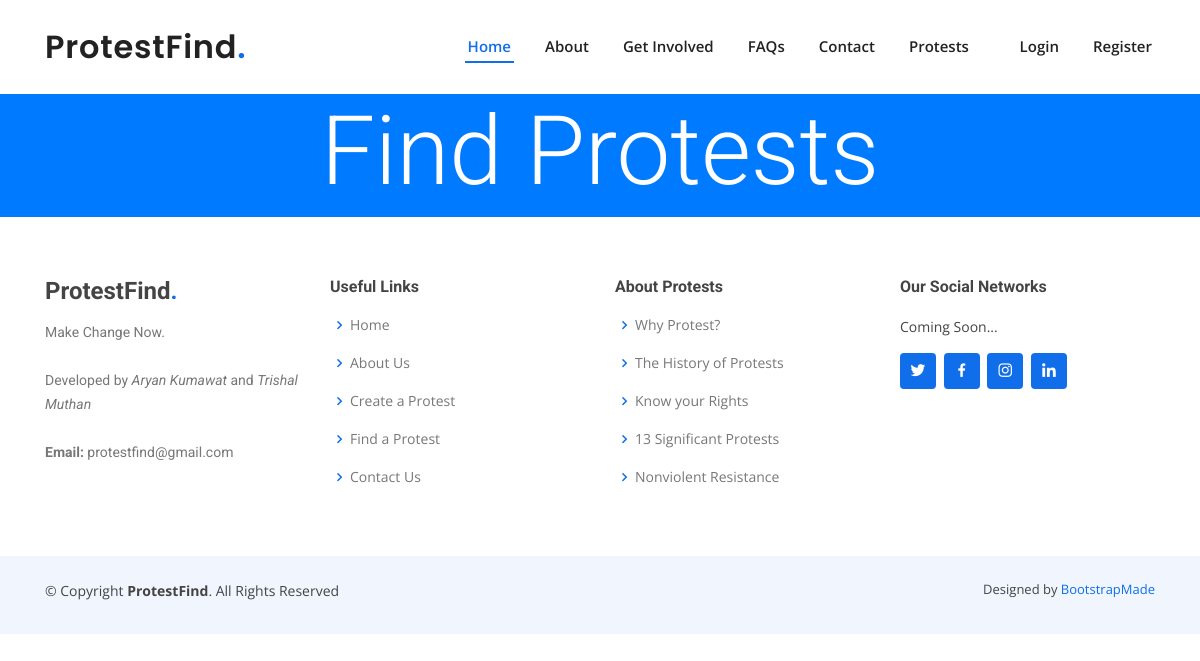
The page /protest on the database as committed earlier.
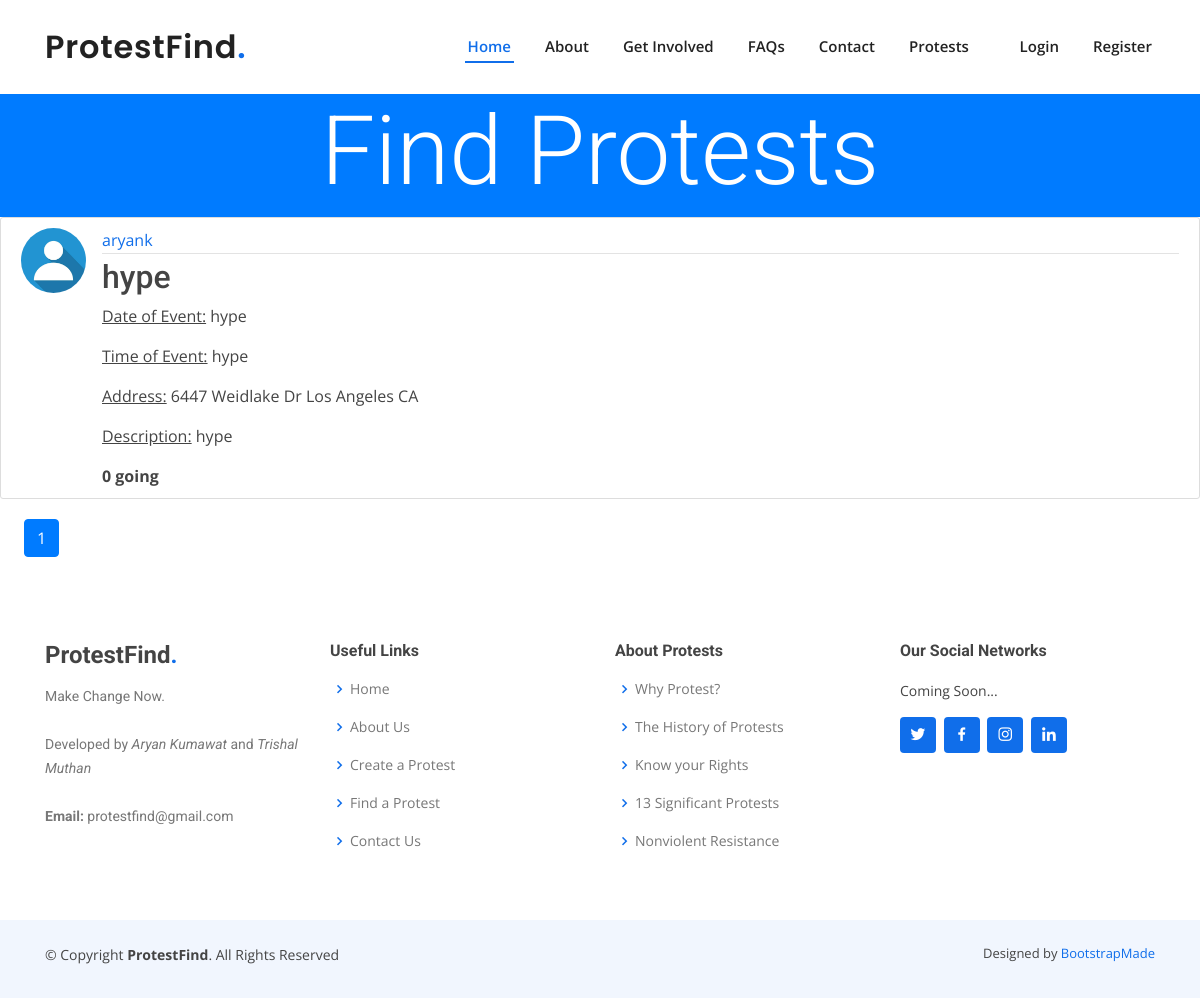
The same page on the database as committed later.
### protestfind/models.py (models this page shows, shortened)
class Post(db.Model):
    id = db.Column(db.Integer, primary_key=True)
    title = db.Column(db.String(100), nullable=False)
    date_posted = db.Column(db.DateTime, nullable=True, default=datetime.utcnow)
    street_address = db.Column(db.String, nullable=False)
    city = db.Column(db.String, nullable=False)
    state = db.Column(db.String, nullable=False)
    date = db.Column(db.String(8), nullable=False)
    time = db.Column(db.String(10), nullable=False)
    content = db.Column(db.Text, nullable=False)
    user_id = db.Column(db.Integer, db.ForeignKey('user.id'), nullable=False)
    likes = db.relationship('PostLike', backref='post', lazy='dynamic')

class User(db.Model, UserMixin):
    id = db.Column(db.Integer, primary_key=True)
    username = db.Column(db.String(20), unique=True, nullable=False)
    email = db.Column(db.String(120), unique=True, nullable=False)
    image_file = db.Column(db.String(20), nullable=False, server_default='default.jpg')
    password = db.Column(db.String(60), nullable=False)
    posts = db.relationship('Post', backref='author', lazy=True)
    liked = db.relationship(
        'PostLike',
        foreign_keys='PostLike.user_id',
        backref='user', lazy='dynamic')

### protestfind/routes.py (the view)
@app.route("/")
@app.route("/protest")
def protest():
    page = request.args.get('page', 1, type=int)
    posts = Post.query.order_by(Post.id.desc()).paginate(page=page, per_page=5)
    return render_template('protest.html', posts=posts)

### protestfind/templates/protest.html (shortened to what this page needs)
{% extends "layout2.html" %}
        {% block content %}
        <header class="masthead" style="background-color: #007bff;">
          <div class="container h-100" >
            <div class="row h-100 align-items-center">
              <div class="col-12 text-center">
                <h1 class="display-1" style="color: white;">Find Protests</h2>
              </div>
            </div>
          </div>
        </header>
          {% for post in posts.items %}
            <article class="media content-section">
              <img class="rounded-circle article-img" src="{{ url_for('static', filename='profile_pics/' + post.author.image_file) }}">
              <div class="media-body">
                <div class="article-metadata">
                  <a class="mr-2" href="{{ url_for('account')}}">{{ post.author.username }}</a>
                </div>
                <h2><a class="article-title" href="{{ url_for('post', post_id=post.id) }}">{{ post.title }}</a></h2>
                <p class="article-content"><u>Date of Event:</u> {{ post.date }}</p>
                <p class="article-content"><u>Time of Event:</u> {{ post.time }}</p>
                <p class="article-content"><u>Address:</u> {{ post.street_address + ' ' + post.city + ' ' + post.state }}</p>
                <p class="article-content"><u>Description:</u> {{ post.content }}</p>
                <strong>{{ post.likes.count() }} going</strong>
              </div>
            </article>
          {% endfor %}
          {% for page_num in posts.iter_pages(left_edge=1, right_edge=1, left_current=1, right_current=2) %}
            {% if page_num %}
              {% if posts.page == page_num %}
                <a class="btn btn-primary mb-4 ml-4" href="{{ url_for('protest', page=page_num) }}">{{ page_num }}</a>
              {% else %}
                <a class="btn btn-outline-primary mb-4 ml-4" href="{{ url_for('protest', page=page_num) }}">{{ page_num }}</a>
              {% endif %}
            {% else %}
              ...
            {% endif %}
        {% endfor %}
        {% endblock content %}

### protestfind/templates/layout2.html (shortened to what this page needs)
<!DOCTYPE html>
<html lang="en">
<head>
  <link href="static/vendor/bootstrap/css/bootstrap.min.css" rel="stylesheet">
  <link href="static/vendor/icofont/icofont.min.css" rel="stylesheet">
  <link href="static/vendor/boxicons/css/boxicons.min.css" rel="stylesheet">
  <link href="static/vendor/owl.carousel/static/owl.carousel.min.css" rel="stylesheet">
  <link href="static/vendor/venobox/venobox.css" rel="stylesheet">
  <link href="static/vendor/aos/aos.css" rel="stylesheet">
  <link href="static/css/style.css" rel="stylesheet">
</head>
<body>
  <header id="header" >
    <div class="container d-flex align-items-center">
      <h1 class="logo mr-auto"><a href="{{ url_for('home') }}">ProtestFind<span>.</span></a></h1>
      <nav class="nav-menu d-none d-lg-block">
        <ul>
          {% if current_user.is_authenticated %}
          <li class="active"><a href="{{ url_for('home') }}">Home</a></li>
          <li><a href="home#about">About</a></li>
          <li><a href="home#services">Get Involved</a></li>
          <li><a href="home#faq">FAQs</a></li>
          <li><a href="home#contact">Contact</a></li>
          <li class="drop-down"><a href="">Protests</a>
            <ul>
              <li><a href="{{ url_for('new_post') }}">Create a Protest</a></li>
              <li><a href="{{ url_for('protest') }}">Find Protests</a></li>
            </ul>
          </li>
          <li><a href="{{ url_for('account') }}">Account</a></li>
          <li><a href="{{ url_for('logout') }}">Logout</a></li>
          {% else %}
          <li class="active"><a href="{{ url_for('home') }}">Home</a></li>
          <li><a href="home#about">About</a></li>
          <li><a href="home#services">Get Involved</a></li>
          <li><a href="home#faq">FAQs</a></li>
          <li><a href="home#contact">Contact</a></li>
          <li class="drop-down"><a href="">Protests</a>
          </li>
          <li><a href="{{ url_for('login') }}">Login</a></li>
          <li><a href="{{ url_for('register') }}">Register</a></li>
          {% endif %}
        </ul>
      </nav>
    </div>
  </header>
  {% block content %}{% endblock %}
  <footer id="footer">
    <div class="footer-top">
      <div class="container">
        <div class="row">
          <div class="col-lg-3 col-md-6 footer-contact">
            <h3>ProtestFind<span>.</span></h3>
            <p>
               Make Change Now.<br>
              <br>
              Developed by <i>Aryan Kumawat</i> and <I>Trishal Muthan</i>
              <br>
              <br>
              <strong>Email:</strong> protestfind@gmail.com<br>
            </p>
          </div>
          <div class="col-lg-3 col-md-6 footer-links">
            <h4>Useful Links</h4>
            <ul>
              <li><i class="bx bx-chevron-right"></i> <a href="{{ url_for('home') }}">Home</a></li>
              <li><i class="bx bx-chevron-right"></i> <a href="home#about">About Us</a></li>
              <li><i class="bx bx-chevron-right"></i> <a href="{{ url_for('new_post') }}">Create a Protest</a></li>
              <li><i class="bx bx-chevron-right"></i> <a href="{{ url_for('protest') }}">Find a Protest</a></li>
              <li><i class="bx bx-chevron-right"></i> <a href="home#contact">Contact Us</a></li>
            </ul>
          </div>
          <div class="col-lg-3 col-md-6 footer-links">
            <h4>About Protests</h4>
            <ul>
              <li><i class="bx bx-chevron-right"></i> <a href="https://www.theatlantic.com/technology/archive/2020/06/why-protests-work/613420/">Why Protest?</a></li>
              <li><i class="bx bx-chevron-right"></i> <a href="https://www.history.com/tag/protests">The History of Protests</a></li>
              <li><i class="bx bx-chevron-right"></i> <a href="https://www.aclu.org/know-your-rights/protesters-rights/">Know your Rights</a></li>
              <li><i class="bx bx-chevron-right"></i> <a href="https://www.livescience.com/16153-10-significant-political-protests.html">13 Significant Protests</a></li>
              <li><i class="bx bx-chevron-right"></i> <a href="https://www.youtube.com/watch?v=OIpgrZ8yS-Q">Nonviolent Resistance</a></li>
            </ul>
          </div>
          <div class="col-lg-3 col-md-6 footer-links">
            <h4>Our Social Networks</h4>
            <p>Coming Soon...</p>
            <div class="social-links mt-3">
              <a href="#" class="twitter"><i class="bx bxl-twitter"></i></a>
              <a href="#" class="facebook"><i class="bx bxl-facebook"></i></a>
              <a href="#" class="instagram"><i class="bx bxl-instagram"></i></a>
              <a href="#" class="linkedin"><i class="bx bxl-linkedin"></i></a>
            </div>
          </div>
        </div>
      </div>
    </div>
    <div class="container py-4">
      <div class="copyright">
        &copy; Copyright <strong><span>ProtestFind</span></strong>. All Rights Reserved
      </div>
      <div class="credits">
        Designed by <a href="https://bootstrapmade.com/">BootstrapMade</a>
      </div>
    </div>
  </footer>
</body>
</html>

### protestfind/static/css/style.css (style rules this page uses)
body { font-family: "Open Sans", sans-serif; color: #444444; }
a { color: #106eea; }
h1, h2, h3, h4, h5, h6 { font-family: "Roboto", sans-serif; }
#header { background: #fff; transition: all 0.5s; z-index: 997; padding: 25px 0; top: 40px; box-shadow: 0px 2px 15px rgba(0, 0, 0, 0.1); }
#header .logo { font-size: 32px; margin: 0; padding: 0; line-height: 1; font-weight: 600; letter-spacing: 0.8px; font-family: "Poppins", sans-serif; }
#header .logo a { color: #222222; }
#header .logo a span { color: #106eea; }
.nav-menu ul { margin: 0; padding: 0; list-style: none; }
.nav-menu > ul { display: flex; }
.nav-menu > ul > li { position: relative; white-space: nowrap; padding: 10px 0 10px 28px; }
.nav-menu a { display: block; position: relative; color: #222222; transition: 0.3s; font-size: 15px; font-weight: 600; padding: 0 3px; font-family: "Open Sans", sans-serif; }
.nav-menu > ul > li > a:before { content: ""; position: absolute; width: 100%; height: 2px; bottom: -5px; left: 0; background-color: #106eea; visibility: hidden; width: 0px; transition: all 0.3s ease-in-out 0s; }
.nav-menu a:hover:before, .nav-menu li:hover > a:before, .nav-menu .active > a:before { visibility: visible; width: 100%; }
.nav-menu a:hover, .nav-menu .active > a, .nav-menu li:hover > a { color: #106eea; }
.nav-menu .drop-down > a:after { content: "\ea99"; font-family: IcoFont; padding-left: 5px; }
.mobile-nav { position: fixed; top: 55px; right: 15px; bottom: 15px; left: 15px; z-index: 9999; overflow-y: auto; background: #fff; transition: ease-in-out 0.2s; opacity: 0; visibility: hidden; border-radius: 10px; padding: 10px 0; }
.mobile-nav * { margin: 0; padding: 0; list-style: none; }
.mobile-nav a { display: block; position: relative; color: #222222; padding: 10px 20px; font-weight: 500; outline: none; }
.mobile-nav a:hover, .mobile-nav .active > a, .mobile-nav li:hover > a { color: #106eea; text-decoration: none; }
.mobile-nav .drop-down > a:after { content: "\ea99"; font-family: IcoFont; padding-left: 10px; position: absolute; right: 15px; }
.mobile-nav .drop-down > a { padding-right: 35px; }
#footer { background: #fff; padding: 0 0 30px 0; color: #444444; font-size: 14px; background: #f1f6fe; }
#footer .footer-top { padding: 60px 0 30px 0; background: #fff; }
#footer .footer-top .footer-contact { margin-bottom: 30px; }
#footer .footer-top .footer-contact h3 { font-size: 24px; margin: 0 0 15px 0; padding: 2px 0 2px 0; line-height: 1; font-weight: 700; }
#footer .footer-top .footer-contact h3 span { color: #106eea; }
#footer .footer-top .footer-contact p { font-size: 14px; line-height: 24px; margin-bottom: 0; font-family: "Roboto", sans-serif; color: #777777; }
#footer .footer-top h4 { font-size: 16px; font-weight: bold; color: #444444; position: relative; padding-bottom: 12px; }
#footer .footer-top .footer-links { margin-bottom: 30px; }
#footer .footer-top .footer-links ul { list-style: none; padding: 0; margin: 0; }
#footer .footer-top .footer-links ul i { padding-right: 2px; color: #106eea; font-size: 18px; line-height: 1; }
#footer .footer-top .footer-links ul li { padding: 10px 0; display: flex; align-items: center; }
#footer .footer-top .footer-links ul li:first-child { padding-top: 0; }
#footer .footer-top .footer-links ul a { color: #777777; transition: 0.3s; display: inline-block; line-height: 1; }
#footer .footer-top .social-links a { font-size: 18px; display: inline-block; background: #106eea; color: #fff; line-height: 1; padding: 8px 0; margin-right: 4px; border-radius: 4px; text-align: center; width: 36px; height: 36px; transition: 0.3s; }
#footer .copyright { text-align: center; float: left; }
#footer .credits { float: right; text-align: center; font-size: 13px; color: #444444; }
.article-title { color: #444444; }
.article-content { white-space: pre-line; }
.article-img { height: 65px; width: 65px; margin-right: 16px; }
.article-metadata { padding-bottom: 1px; margin-bottom: 4px; border-bottom: 1px solid #e3e3e3 }
.content-section { background: #ffffff; padding: 10px 20px; border: 1px solid #dddddd; border-radius: 3px; margin-bottom: 20px; }

Rows that differ between the two databases and show on the page:
added Post: image_file (placeholder picture), author.username "aryank", title "hype", date "hype", time "hype", street_address+city+state "6447 Weidlake Dr Los Angeles CA", content "hype", likes.count "0"
Other text that changed with them:
new list line: "1"
